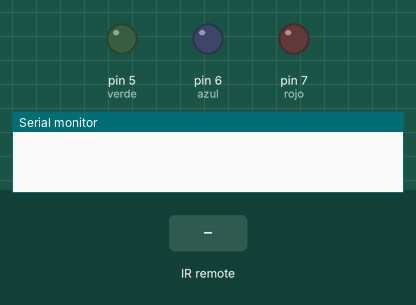
Simulated run of this sketch. Board: Arduino Uno, built with avr-gcc and run on an emulated ATmega328P. Parts: output pins drawn as LEDs (lit = HIGH), the last lines printed to the serial monitor. Inputs (shaded band) come from the test bench.

Above: at 1.2 s.
1.3 s: infrared code 0xFD08F7 received
At 2.5 s:
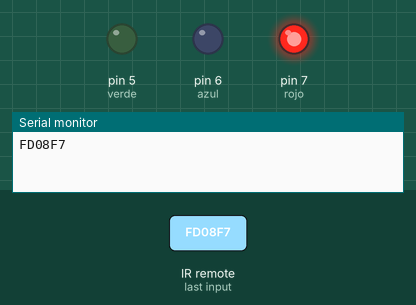
2.8 s: infrared code 0xFD8877 received
At 3.9 s:
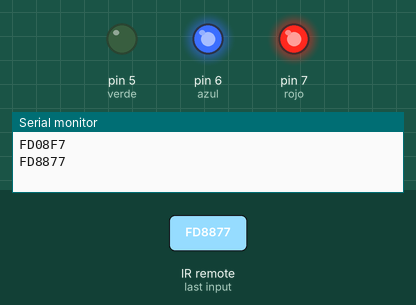
4.3 s: infrared code 0xFD48B7 received
At 5.1 s:
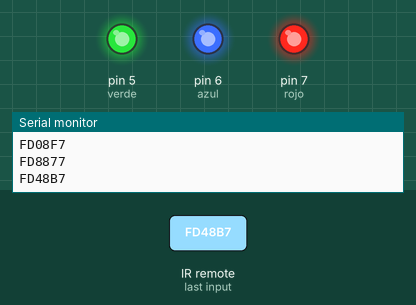
Timing chart, 0 to 7.3 s (numbered marks = the images above; inputs shaded):
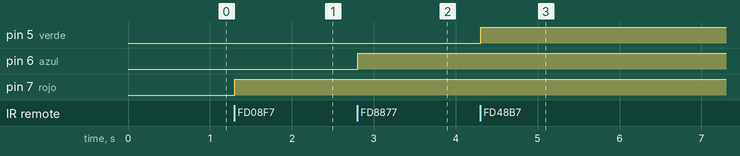

Measured:
- after the input at 1.3 s, pin 7 (rojo): LOW → HIGH at once
- after the input at 2.8 s, pin 6 (azul): LOW → HIGH at once
- after the input at 4.3 s, pin 5 (verde): LOW → HIGH at once

The sketch:

infrarojo_con_fotoransistor_y_led.ino
```cpp
//Programacion de Mateo

#include <IRremote.h>
int sensorIR = 9;
int rojo = 7;
int azul = 6;
int verde = 5;

IRrecv irrecv(sensorIR);
decode_results resultados;

void setup()
{
  Serial.begin(9600);
  irrecv.enableIRIn();
  pinMode(rojo, OUTPUT);
  pinMode(azul, OUTPUT);
  pinMode(verde, OUTPUT);
}

void loop()
{
  if(irrecv.decode(&resultados))
  {
    Serial.println(resultados.value, HEX);
    irrecv.resume();
  //rojo
    if(resultados.value == 0xFD08F7)
    {
      digitalWrite(rojo, HIGH);
    }
    else if (resultados.value == 0xFD00FF)
   {
    digitalWrite(rojo, LOW);
   }
    //azul
        if(resultados.value == 0xFD8877)
    {
      digitalWrite(azul, HIGH);
    }
    else if (resultados.value == 0xFD00FF)
   {
    digitalWrite(azul, LOW);
   }

    //verde
        if(resultados.value == 0xFD48B7)
    {
      digitalWrite(verde, HIGH);
    }
    else if (resultados.value == 0xFD00FF)
   {
    digitalWrite(verde, LOW);
   }
 }
  delay(100);
}
```
